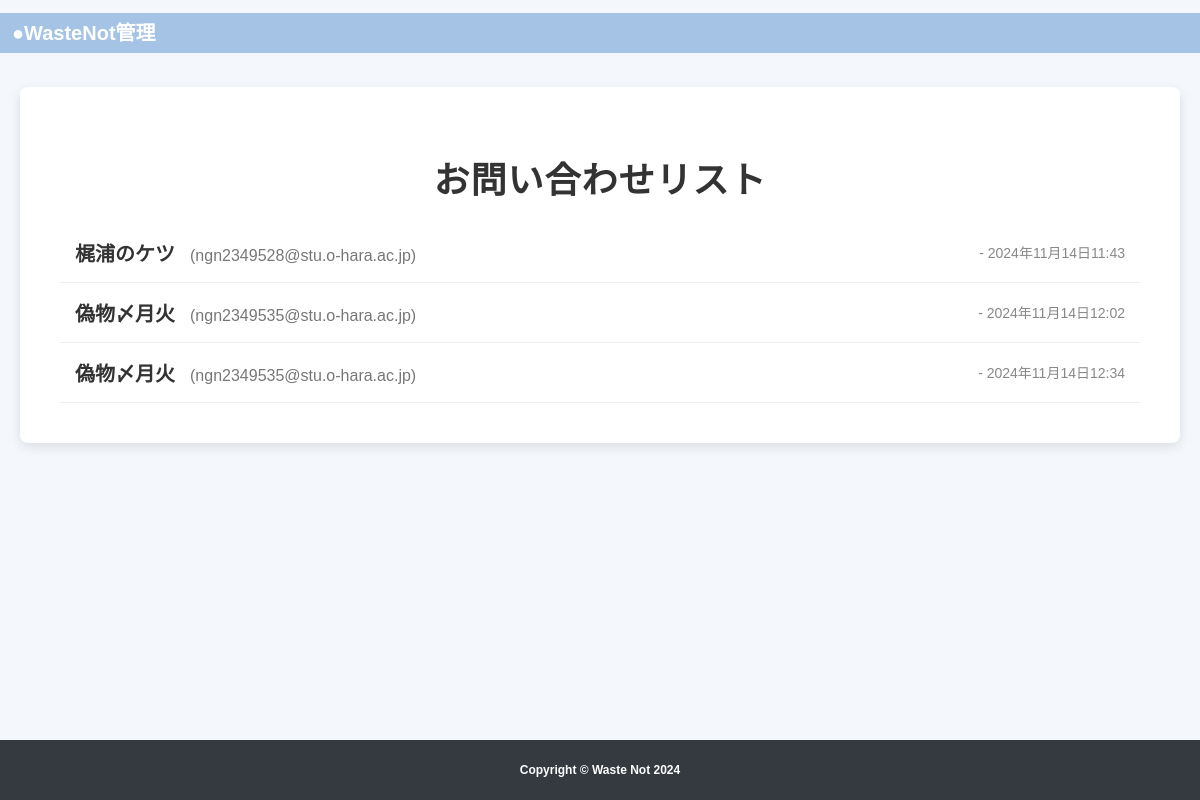
/contacts/, run on the app's committed database.
### dgrouinquiry/models.py (models this page shows, shortened)
class Contact(models.Model):
    name = models.CharField(max_length=100)
    email = models.EmailField()
    message = models.TextField()
    address = models.CharField(max_length=255)
    created_at = models.DateTimeField(auto_now_add=True)  # 送信日時を自動で記録

### adminmenu/views.py (the view)
# urls.py: path('contacts/', views.contact_list, name='contact_list'),
def contact_list(request):
    contacts = Contact.objects.all()
    return render(request, 'contact_list.html', {'contacts': contacts})

### adminmenu/templates/contact_list.html (shortened to what this page needs)
{% extends 'system_base.html' %}
{% load static %}
{% block content %}
<!DOCTYPE html>
<html lang="ja">
<head>
    <link rel="stylesheet" href="{% static 'css/contact_list.css' %}">
</head>
<body>
    <div class="contact-container">
        <h1 class="contact-title">お問い合わせリスト</h1>
        <ul class="contact-list">
            {% for contact in contacts %}
                <li class="contact-item">
                    <a href="{% url 'contact_detail' contact.id %}" class="contact-link">
                        <span class="contact-name">{{ contact.name }}</span>
                        <span class="contact-email">({{ contact.email }})</span>
                    </a>
                    <span class="contact-date">- {{ contact.created_at }}</span>
                </li>
            {% empty %}
                <li class="contact-item no-data">現在、お問い合わせはありません。</li>
            {% endfor %}
        </ul>
    </div>
</body>
</html>
{% endblock %}

### adminmenu/static/css/menu.css (style rules this page uses)
body { font-family: Arial, sans-serif; }

### adminmenu/static/css/contact_list.css (style rules this page uses)
body { font-family: 'Arial', sans-serif; background-color: #f4f7fc; margin: 0; padding: 0; }
.contact-container { max-width: 1200px; margin: 0 auto; padding: 40px; background-color: #ffffff; border-radius: 8px; box-shadow: 0 4px 12px rgba(0, 0, 0, 0.1); }
.contact-title { text-align: center; font-size: 36px; color: #333; margin-bottom: 20px; text-transform: uppercase; letter-spacing: 1px; font-weight: bold; }
.contact-list { list-style: none; padding: 0; margin: 0; }
.contact-item { display: flex; justify-content: space-between; align-items: center; padding: 15px; border-bottom: 1px solid #eee; transition: background-color 0.3s ease; }
.contact-link { text-decoration: none; color: #333; font-size: 18px; font-weight: 500; }
.contact-name { font-size: 20px; font-weight: bold; margin-right: 10px; }
.contact-email { font-size: 16px; color: #777; }
.contact-date { font-size: 14px; color: #888; }

### data on the page
Contact: name "梶浦のケツ", email "ngn2349528@stu.o-hara.ac.jp", created_at "2024年11月14日11:43"
Contact: name "偽物〆月火", email "ngn2349535@stu.o-hara.ac.jp", created_at "2024年11月14日12:02"
Contact: name "偽物〆月火", email "ngn2349535@stu.o-hara.ac.jp", created_at "2024年11月14日12:34"
